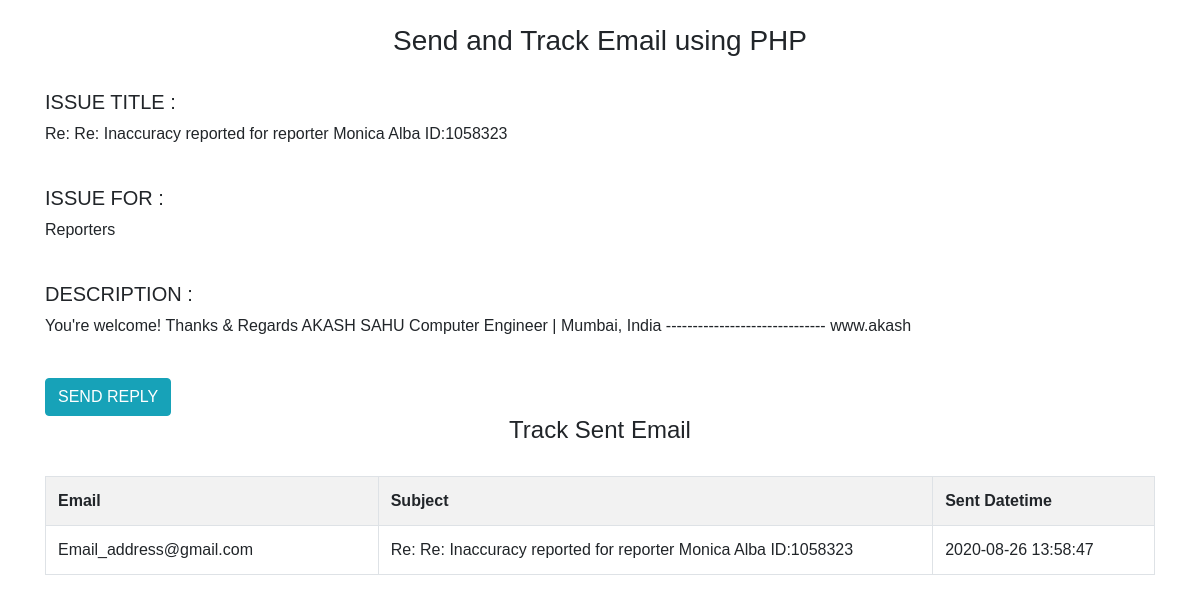
/issue.php?id=1, run on the app's committed database.
### tables this page shows
CREATE TABLE `tbl_inaccuracy` (
  `issue_id` int(11) NOT NULL,
  `issue_for` varchar(255) DEFAULT NULL,
  `reporter_id` int(11) DEFAULT NULL,
  `outlet_id` int(11) DEFAULT NULL,
  `issue_title` varchar(255) DEFAULT NULL,
  `description` text DEFAULT NULL,
  `date_created` date DEFAULT NULL,
  `date_updated` timestamp NULL DEFAULT NULL,
  `updated_by` int(11) DEFAULT NULL,
  `status` varchar(255) DEFAULT NULL,
  `reported_by` varchar(255) DEFAULT NULL,
  `reported_user_email` varchar(255) DEFAULT NULL,
  `report_to` varchar(255) DEFAULT NULL
);

CREATE TABLE `tbl_inaccuracy_reply` (
  `reply_id` int(4) NOT NULL,
  `issue_id` int(4) NOT NULL,
  `issue_title` text NOT NULL,
  `description` text NOT NULL,
  `reported_user_email` varchar(255) NOT NULL,
  `date_created` timestamp NOT NULL DEFAULT current_timestamp() ON UPDATE current_timestamp()
);

### issue.php (the view, shortened to what this page needs)
<?php
$connect = new PDO("mysql:host=localhost;dbname=mediadb", "root", "");
$id = $_GET['id'];
$count=$connect->prepare("select * from tbl_inaccuracy where issue_id=:id");
$count->bindParam(":id",$id,PDO::PARAM_INT,1);
if($count->execute()){
$row = $count->fetch(PDO::FETCH_OBJ);
$issue_subject = 'Re: '.$row->issue_title;
}else{
print_r($connect->errorInfo());
}
?>
<?php
function fetch_email_track_data($connect)
{
    $id = $_GET['id'];
    $query = "SELECT * FROM tbl_inaccuracy_reply WHERE issue_id=:id";
    $statement = $connect->prepare($query);
    $statement->bindParam(":id",$id,PDO::PARAM_INT,1);
	$statement->execute();
	$result = $statement->fetchAll();
	$total_row = $statement->rowCount();
	$output = '
	<div class="table-responsive">
		<table class="table table-bordered table-striped">
			<tr>
				<th width="30%">Email</th>
				<th width="50%">Subject</th>
				<th width="20%">Sent Datetime</th>
			</tr>
	';
	if($total_row > 0)
	{
		foreach($result as $row)
		{
			$output .= '
				<tr>
					<td>'.$row["reported_user_email"].'</td>
					<td>'.$row["issue_title"].'</td>
					<td>'.$row["date_created"].'</td>
				</tr>
			';
		}
	}
	else
	{
		$output .= '
		<tr>
			<td colspan="4" align="center">No Email Send Data Found</td>
		</tr>
		';
	}
	$output .= '</table>';
	return $output;
}
?>
<!DOCTYPE html>
<html>
	<head>
        <link rel="stylesheet" href="https://stackpath.bootstrapcdn.com/bootstrap/4.5.2/css/bootstrap.min.css">
	</head>
	<body>
		<br />
		<div class="container">
			<h3 style="text-align:center">Send and Track Email using PHP</h3>
			<br />
            <div>
                <h5>ISSUE TITLE :</h5>
                <p><?php echo $issue_subject?></P>
                <br>
                <h5>ISSUE FOR :</h5>
                <p><?php echo $row->issue_for?></P>
                <br>
                <h5>DESCRIPTION :</h5>
                <p><?php echo $row->description?></P>
                <br>
            </div>
            <button class="btn btn-info" id="myBtn">SEND REPLY</button>
			<br />
			<h4 style="text-align:center">Track Sent Email</h4>
            <br />
			<?php
			echo fetch_email_track_data($connect);
			?>
		</div>
		<br />
		<br />
	</body>
</html>

### issue.php (style rules this page uses)
body { font-family: Arial, Helvetica, sans-serif; }

### data on the page
tbl_inaccuracy: issue_title "Re: Re: Inaccuracy reported for reporter Monica Alba ID:1058323", issue_for "Reporters", description "You're welcome! Thanks & Regards AKASH SAHU Computer Engineer | Mumbai, India ------------------------------ www.akash"
tbl_inaccuracy_reply: reported_user_email "Email_address@gmail.com", issue_title "Re: Re: Inaccuracy reported for reporter Monica Alba ID:1058323", date_created "2020-08-26 13:58:47"
